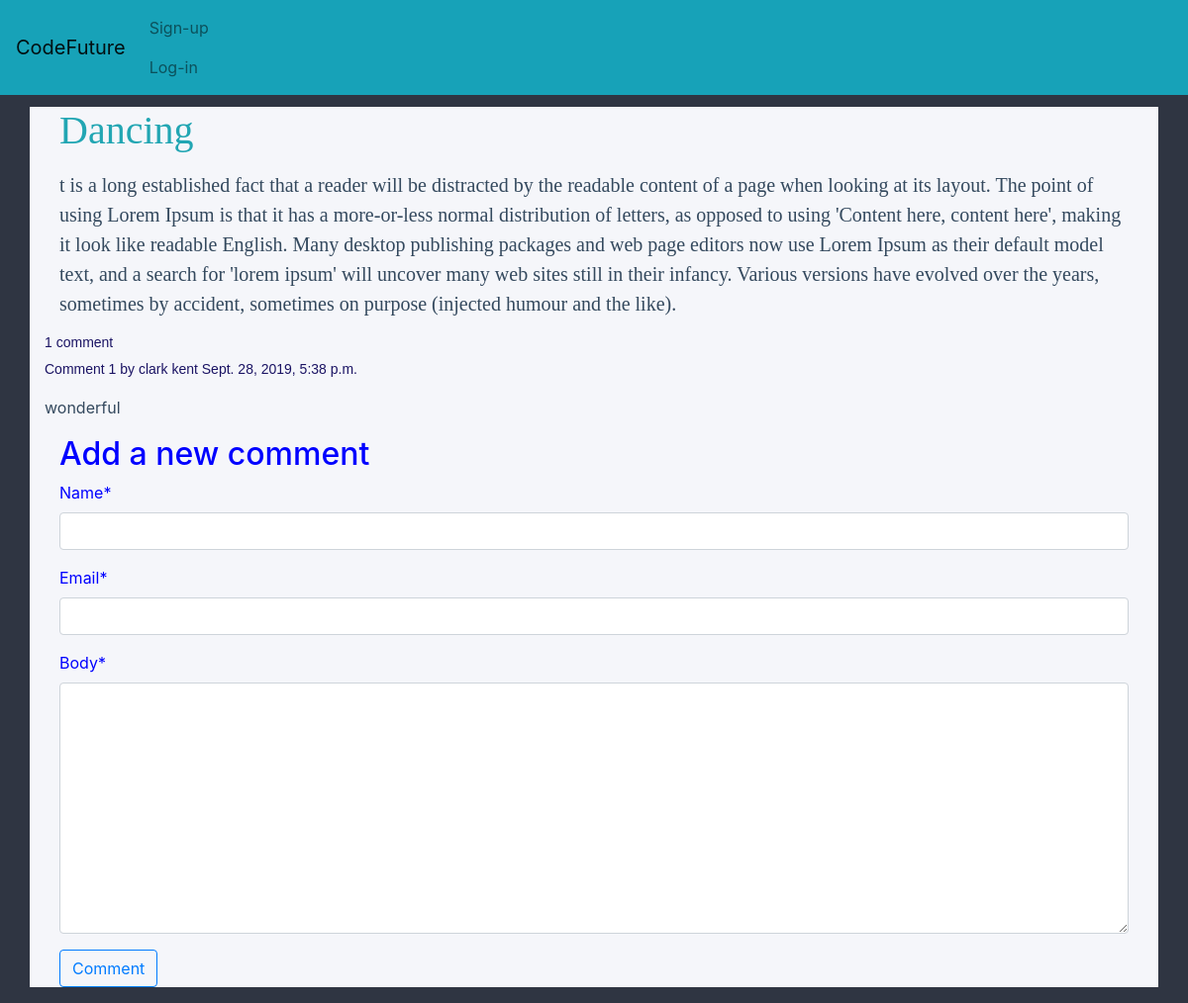
The app's page /2019/9/28/dancing/ with its own data.
### posts/models.py (models this page shows, shortened)
class Post(models.Model):
    author  = models.ForeignKey(User, on_delete=models.CASCADE)
    title   = models.CharField(max_length=250)
    slug    = models.SlugField(max_length=250,unique_for_date='created')
    body    = models.TextField()
    created = models.DateTimeField(default=timezone.now)
    class Meta:
        ordering = ('-created',)

class Comment(models.Model):
    post = models.ForeignKey(Post, on_delete=models.CASCADE, related_name='comments')
    name = models.CharField(max_length=80)
    email = models.EmailField()
    body  = models.TextField()
    created = models.DateTimeField(auto_now_add=True)
    active = models.BooleanField(default=True)
    class Meta:
        ordering = ('-created',)

### posts/views.py (the view)
# urls.py: path('<int:year>/<int:month>/<int:day>/<slug:post>/', views.post_detail, name='post_detail'),
def post_detail(request, year,day, month, post):
    post = get_object_or_404(Post,
                              slug = post,
                              created__year = year,
                              created__month = month,
                              created__day = day
                             )
    comments = post.comments.filter(active=True)
    new_comment = None
    if request.method == 'POST':
        comment_form = CommentForm(data=request.POST)
        if comment_form.is_valid():
            new_comment = comment_form.save(commit=False)
            new_comment.post = post
            new_comment.save()
    else:
        comment_form = CommentForm()
    context = { 'post':post,
                'comments':comments,
                'new_comment':new_comment,
                'comment_form':comment_form
                }
    return render(request, 'posts/detail.html',context)

### posts/forms.py
class CommentForm(forms.ModelForm):
    class Meta:
        model = Comment
        fields = ('name','email','body')

### posts/templates/posts/detail.html (shortened to what this page needs)
{% extends 'base.html' %}
{% load crispy_forms_tags %}
{%block content %}
<div class="container post_body">
<h1 class="post_title">{{post.title}} </h1>
<p class="post_body">{{ post.body|linebreaks }} </p>
</div>
{% with comments.count as total_comments %}
  <h2 class="commented_para">
    {{ total_comments }} comment{{ total_comments|pluralize }}
  </h2>
{% endwith %}
{% for comment in comments %}
<p class=" commented_para">
    Comment {{ forloop.counter }} by {{ comment.name }}
    {{ comment.created }}
    {{ comment.body|linebreaks }}
</p>
{% empty %}
 there are no comments
{%endfor %}
<div class="container comment_form">
{% if new_comment %}
<h2> your comment has been added </h2>
{% else %}
<h2> Add a new comment </h2>
<form action="." method="post" class="comment_border" novalidate>
  {{ comment_form.name|as_crispy_field }}
    {{ comment_form.email|as_crispy_field  }}
      {{ comment_form.body|as_crispy_field  }}
  <p><button type="submit" class="btn btn-outline-primary">Comment</button></p>
</form>
{% endif %}
</div>
{% endblock %}

### posts/static/base.css (style rules this page uses)
body { background-color: #2f3542; }
.post_title { color: #22a6b3; }
.commented_para { color: #1B1464; font-family: 'Montserrat', sans-serif; font-size: 14px; }
.post_body { font-size: 20px; font-family: 'Concert One', cursive; }
.comment_form { color: blue; }

### records on screen
Post: title "Dancing", body "t is a long established fact that a reader will be distracted by the readable content of a page when looking at its layout. The point of using Lorem Ipsum is that it has a more-or-less normal distribution of letters, as opposed to using 'Content here, content here', making it look like readable English. Many desktop publishing packages and web page editors now use Lorem Ipsum as their default model text, and a search for 'lorem ipsum' will uncover many web sites still in their infancy. Various versions have evolved over the years, sometimes by accident, sometimes on purpose (injected humour and the like)."
Comment: name "clark kent", created "Sept. 28, 2019, 5:38 p.m.", body "wonderful"

### other values on screen
{{ total_comments }} "1"
